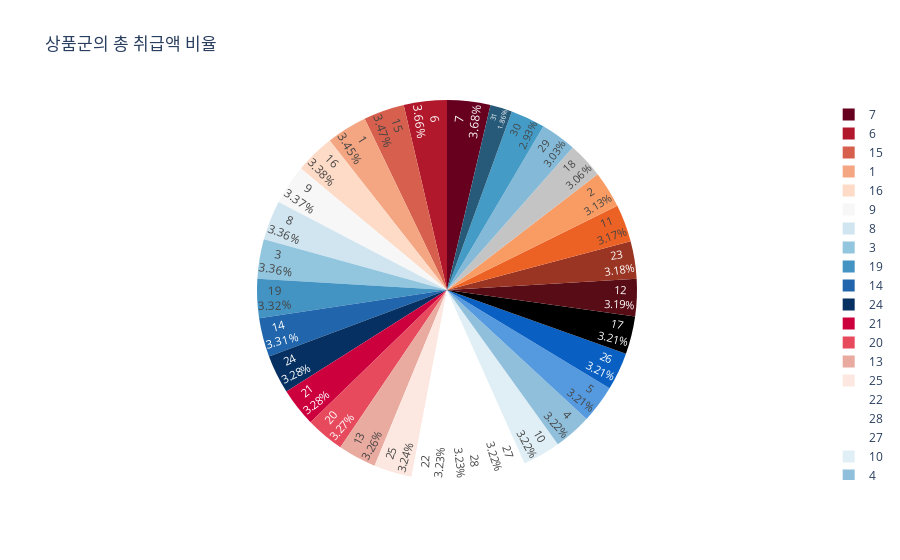

The notebook cell saved with this chart:
### Code cell
fig = px.pie(df, values='취급액', names=df.index, title='상품군의 총 취급액 비율', color_discrete_sequence=px.colors.sequential.RdBu)
fig.update_traces(textposition='inside', textinfo='percent+label')
fig.show()

### Figure 1 — Plotly figure (JSON) as saved in the notebook; plotly's stock layout.template omitted (floating-point values rounded to 4 significant figures)
{"data": [{"domain": {"x": [0, 1], "y": [0, 1]}, "hovertemplate": "일=%{label}<br>취급액=%{value}<extra></extra>", "labels": [1, 2, 3, 4, 5, 6, 7, 8, 9, 10, 11, 12, 13, 14, 15, 16, 17, 18, 19, 20, 21, 22, 23, 24, 25, 26, 27, 28, 29, 30, 31], "legendgroup": "", "name": "", "showlegend": true, "textinfo": "percent+label", "textposition": "inside", "type": "pie", "values": [29193114000, 26471557000, 28401439000, 27179025000, 27149835000, 30962528000, 31086167000, 28422214000, 28496337000, 27201894000, 26811595000, 26959465000, 27533520000, 27962031000, 29363958000, 28542846000, 27142974000, 25863677000, 28084393000, 27646047000, 27718410000, 27338182000, 26894350000, 27738226000, 27377657000, 27143077000, 27229108000, 27299067000, 25628485000, 24774550000, 15763367000]}], "layout": {"legend": {"tracegroupgap": 0}, "piecolorway": ["rgb(103,0,31)", "rgb(178,24,43)", "rgb(214,96,77)", "rgb(244,165,130)", "rgb(253,219,199)", "rgb(247,247,247)", "rgb(209,229,240)", "rgb(146,197,222)", "rgb(67,147,195)", "rgb(33,102,172)", "rgb(5,48,97)"], "title": {"text": "상품군의 총 취급액 비율"}}}
